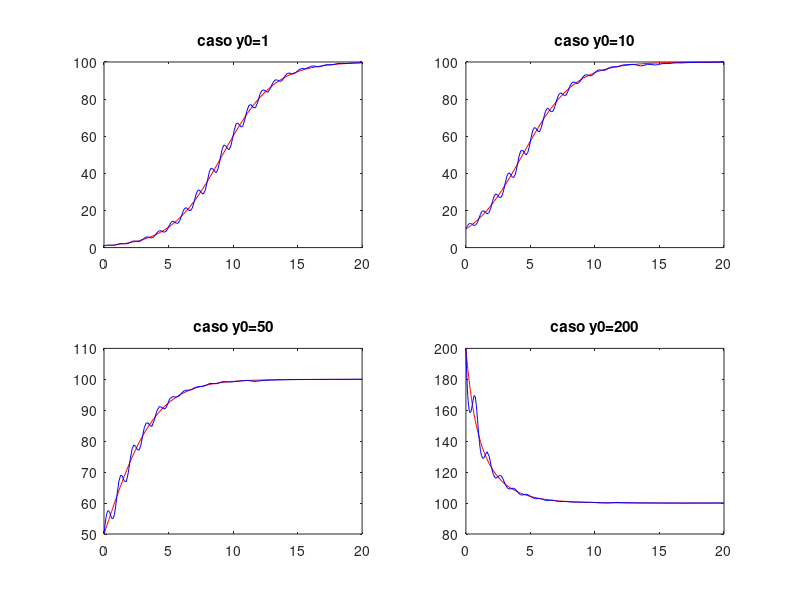

MATLAB code to generate this figure:
f=@(x,y) (1/2+cos(2*pi*x))*y*(1-0.01*y);
g=@(x,y) 0.5*y*(1-0.01*y);
B=[1, 10, 50, 200];
for i=1:4
	y0=B(i);
	[x,y] = ode45(f,[0 20],y0);
	[z,k] = ode45(g,[0 20],y0);
	subplot(2, 2, i)
	plot(z,k, 'r')
	hold on
	subplot(2, 2, i)
	plot(x,y, 'b')
	title(sprintf("caso y0=%d",B(i)))
	drawnow
end
